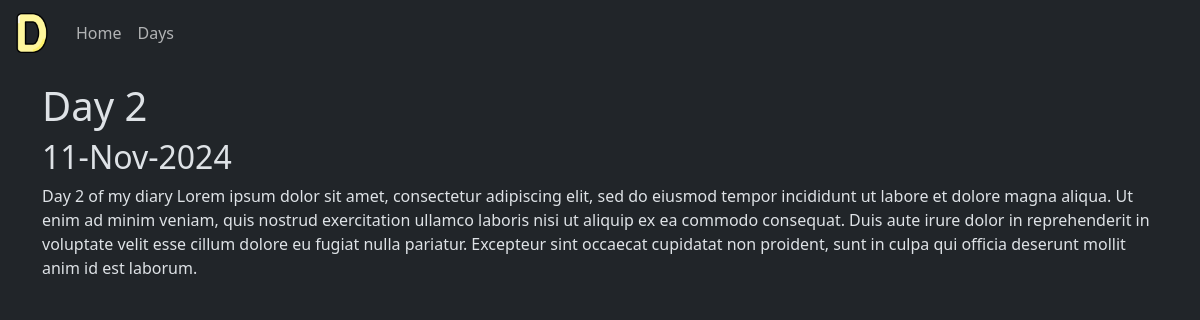
The app's page /blog/4/ with its own data.
### blog/models.py (models this page shows, shortened)
class Field(models.Model):
    title = models.CharField(max_length=200)
    description = models.TextField()
    date = models.DateField()

### blog/views.py (the view)
# urls.py: path('<int:blog_id>/',views.detail, name='detail')
def detail(request,blog_id):
    blog = get_object_or_404(Field, pk=blog_id)
    return render(request, 'blog/detail.html', {'blog':blog})

### blog/templates/blog/detail.html
{% extends "portfolio/base.html" %} {% block content %}
<div class="container mt-3">
  <h1>{{ blog.title }}</h1>
  <h2>{{blog.date|date:'d-M-Y'}}</h2>
  {{blog.description|safe}}
</div>
{% endblock %}

### records on screen
Field: title "Day 2", date "11-Nov-2024", description "Day 2 of my diary Lorem ipsum dolor sit amet, consectetur adipiscing elit, sed do eiusmod tempor incididunt ut labore et dolore magna aliqua. Ut enim ad minim veniam, quis nostrud exercitation ullamco laboris nisi ut aliquip ex ea commodo consequat. Duis aute irure dolor in reprehenderit in voluptate velit esse cillum dolore eu fugiat nulla pariatur. Excepteur sint occaecat cupidatat non proident, sunt in culpa qui officia deserunt mollit anim id est laborum."
